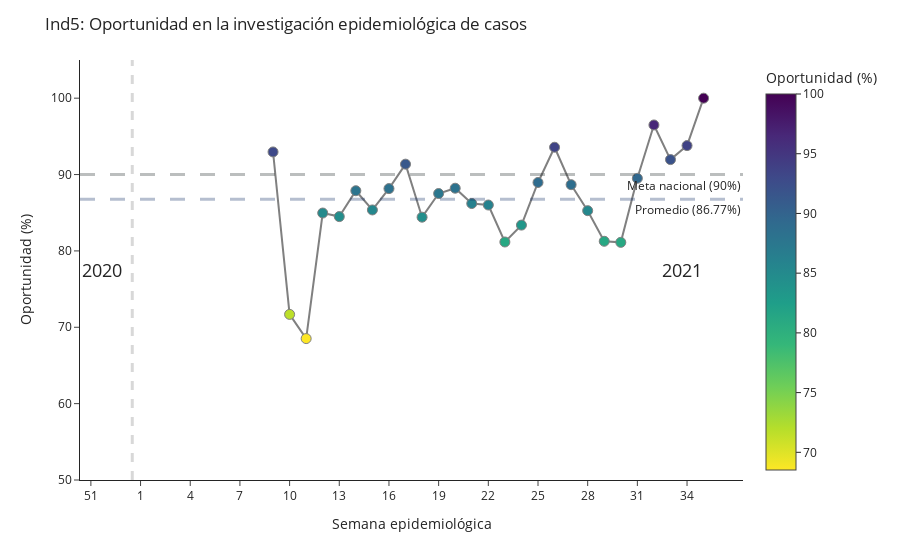

Notebook source saved alongside this figure:
### Code cell
px.scatter(df_ind5_perc.reset_index().merge(data_aysen_clean_21[['fecha_notificacion','semana_epidemiologica_21']], 
                   left_on='fecha_cumple_requisitos',
                   right_on='fecha_notificacion',
                   how='left').groupby('semana_epidemiologica_21').mean().reset_index(),
        x= 'semana_epidemiologica_21',
        y= 'n_folio',
        #trendline='rolling',
        #trendline_options=dict(window=5),
        color='n_folio',
        color_continuous_scale=px.colors.sequential.Viridis_r,
        labels={'n_folio':'Oportunidad (%)'},
        ).update_layout(title= 'Ind5: Oportunidad en la investigación epidemiológica de casos',
                       yaxis_title='Oportunidad (%)',
                       xaxis_title='Semana epidemiológica',
                       yaxis_range= [50,105],
                       template='simple_white',
                       xaxis=dict(tickmode = 'array',
                                  tickvals = list(range(12,88,3)),
                                  ticktext = list(list(range(12,54,3))+list(range(1,88,3))),
                                 ),
                    ).add_vline(x=53.5, line_width=3, line_dash='dash', line_color='gray'
                              ).add_hline(y=90, 
                                            line_width=3, 
                                            line_dash='longdash', 
                                            line_color='#222A2A',
                                            annotation_text='Meta nacional (90%)',
                                            annotation_position='bottom right'
                                 ).add_hline(y=mean_ind5, 
                                             line_width=3, 
                                             line_dash='longdash', 
                                             line_color='#0D2A63',
                                             annotation_text= 'Promedio ('+str(round(mean_ind5, 2))+'%)',
                                             annotation_position='bottom right'
                                     ).add_vrect(x0='51', x1='53', 
                                           annotation_text='2020', 
                                           annotation_position='inside right',
                                           annotation=dict(font_size=18, 
                                                           font_family="'Open Sans', verdana, arial, sans-serif"),
                                                           opacity=0, 
                                                           line_width=0
                                          ).add_vrect(x0='84', x1='88', 
                                           annotation_text='2021', 
                                           annotation_position='inside right',
                                           annotation=dict(font_size=18, 
                                                           font_family="'Open Sans', verdana, arial, sans-serif"),
                                                           opacity=0, 
                                                           line_width=0
                                                     ).update_traces(mode='lines+markers', 
                                                                     line_color='grey',
                                                                     marker_line_width=1, 
                                                                     marker_size=10)

### Figure 1 — Plotly figure (JSON) as saved in the notebook; plotly's stock layout.template omitted (floating-point values rounded to 4 significant figures)
{"data": [{"hovertemplate": "semana_epidemiologica_21=%{x}<br>Oportunidad (%)=%{marker.color}<extra></extra>", "legendgroup": "", "line": {"color": "grey"}, "marker": {"color": [92.96, 71.69, 68.52, 84.96, 84.49, 87.88, 85.36, 88.16, 91.36, 84.42, 87.51, 88.21, 86.2, 86.01, 81.17, 83.38, 88.96, 93.58, 88.67, 85.27, 81.26, 81.12, 89.51, 96.49, 91.96, 93.79, 100], "coloraxis": "coloraxis", "line": {"width": 1}, "size": 10, "symbol": "circle"}, "mode": "lines+markers", "name": "", "orientation": "v", "showlegend": false, "type": "scatter", "x": [62, 63, 64, 65, 66, 67, 68, 69, 70, 71, 72, 73, 74, 75, 76, 77, 78, 79, 80, 81, 82, 83, 84, 85, 86, 87, 88], "xaxis": "x", "y": [92.96, 71.69, 68.52, 84.96, 84.49, 87.88, 85.36, 88.16, 91.36, 84.42, 87.51, 88.21, 86.2, 86.01, 81.17, 83.38, 88.96, 93.58, 88.67, 85.27, 81.26, 81.12, 89.51, 96.49, 91.96, 93.79, 100], "yaxis": "y"}], "layout": {"annotations": [{"showarrow": false, "text": "Meta nacional (90%)", "x": 1, "xanchor": "right", "xref": "x domain", "y": 90, "yanchor": "top", "yref": "y"}, {"showarrow": false, "text": "Promedio (86.77%)", "x": 1, "xanchor": "right", "xref": "x domain", "y": 86.77, "yanchor": "top", "yref": "y"}, {"font": {"family": "'Open Sans', verdana, arial, sans-serif", "size": 18}, "showarrow": false, "text": "2020", "x": "53", "xanchor": "right", "xref": "x", "y": 0.5, "yanchor": "middle", "yref": "y domain"}, {"font": {"family": "'Open Sans', verdana, arial, sans-serif", "size": 18}, "showarrow": false, "text": "2021", "x": "88", "xanchor": "right", "xref": "x", "y": 0.5, "yanchor": "middle", "yref": "y domain"}], "coloraxis": {"colorbar": {"title": {"text": "Oportunidad (%)"}}, "colorscale": [[0, "#fde725"], [0.1111, "#b5de2b"], [0.2222, "#6ece58"], [0.3333, "#35b779"], [0.4444, "#1f9e89"], [0.5556, "#26828e"], [0.6667, "#31688e"], [0.7778, "#3e4989"], [0.8889, "#482878"], [1, "#440154"]]}, "legend": {"tracegroupgap": 0}, "margin": {"t": 60}, "shapes": [{"line": {"color": "gray", "dash": "dash", "width": 3}, "type": "line", "x0": 53.5, "x1": 53.5, "xref": "x", "y0": 0, "y1": 1, "yref": "y domain"}, {"line": {"color": "#222A2A", "dash": "longdash", "width": 3}, "type": "line", "x0": 0, "x1": 1, "xref": "x domain", "y0": 90, "y1": 90, "yref": "y"}, {"line": {"color": "#0D2A63", "dash": "longdash", "width": 3}, "type": "line", "x0": 0, "x1": 1, "xref": "x domain", "y0": 86.77, "y1": 86.77, "yref": "y"}, {"line": {"width": 0}, "opacity": 0, "type": "rect", "x0": "51", "x1": "53", "xref": "x", "y0": 0, "y1": 1, "yref": "y domain"}, {"line": {"width": 0}, "opacity": 0, "type": "rect", "x0": "84", "x1": "88", "xref": "x", "y0": 0, "y1": 1, "yref": "y domain"}], "title": {"text": "Ind5: Oportunidad en la investigación epidemiológica de casos"}, "xaxis": {"anchor": "y", "domain": [0, 1], "tickmode": "array", "ticktext": [12, 15, 18, 21, 24, 27, 30, 33, 36, 39, 42, 45, 48, 51, 1, 4, 7, 10, 13, 16, 19, 22, 25, 28, 31, 34, 37, 40, 43, 46, 49, 52, 55, 58, 61, 64, 67, 70, 73, 76, 79, 82, 85], "tickvals": [12, 15, 18, 21, 24, 27, 30, 33, 36, 39, 42, 45, 48, 51, 54, 57, 60, 63, 66, 69, 72, 75, 78, 81, 84, 87], "title": {"text": "Semana epidemiológica"}}, "yaxis": {"anchor": "x", "domain": [0, 1], "range": [50, 105], "title": {"text": "Oportunidad (%)"}}}}
